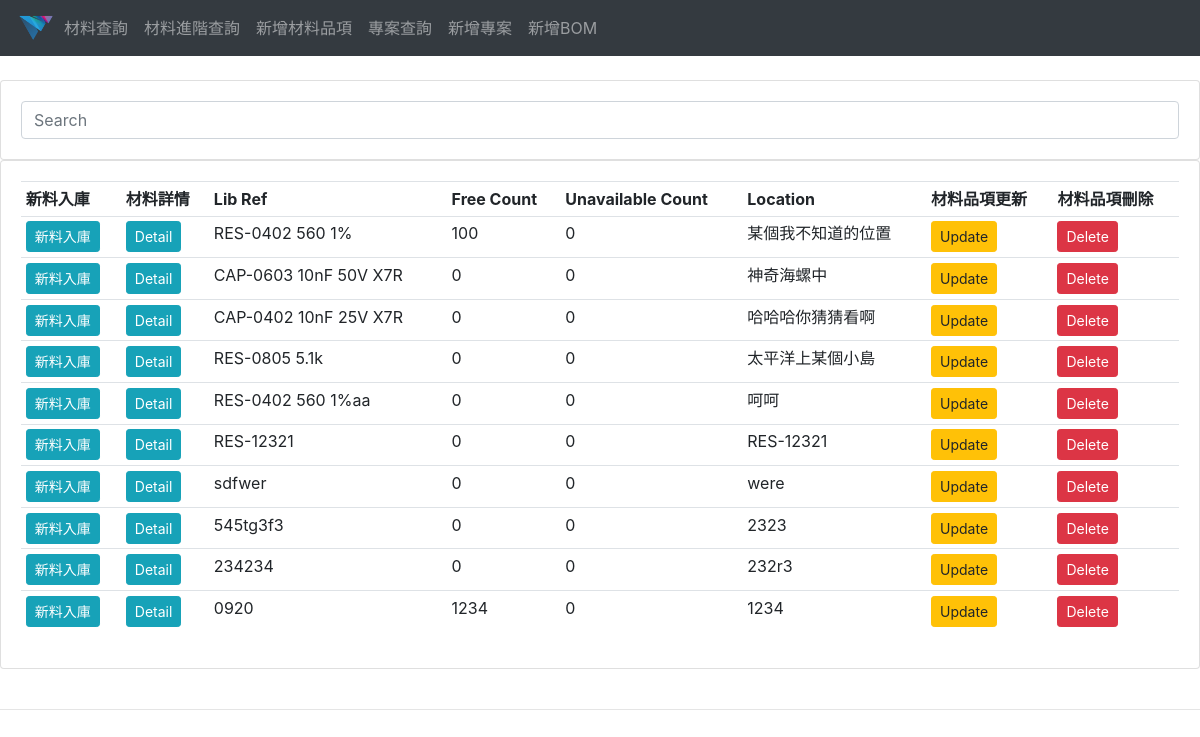
Before: / with the older database file.
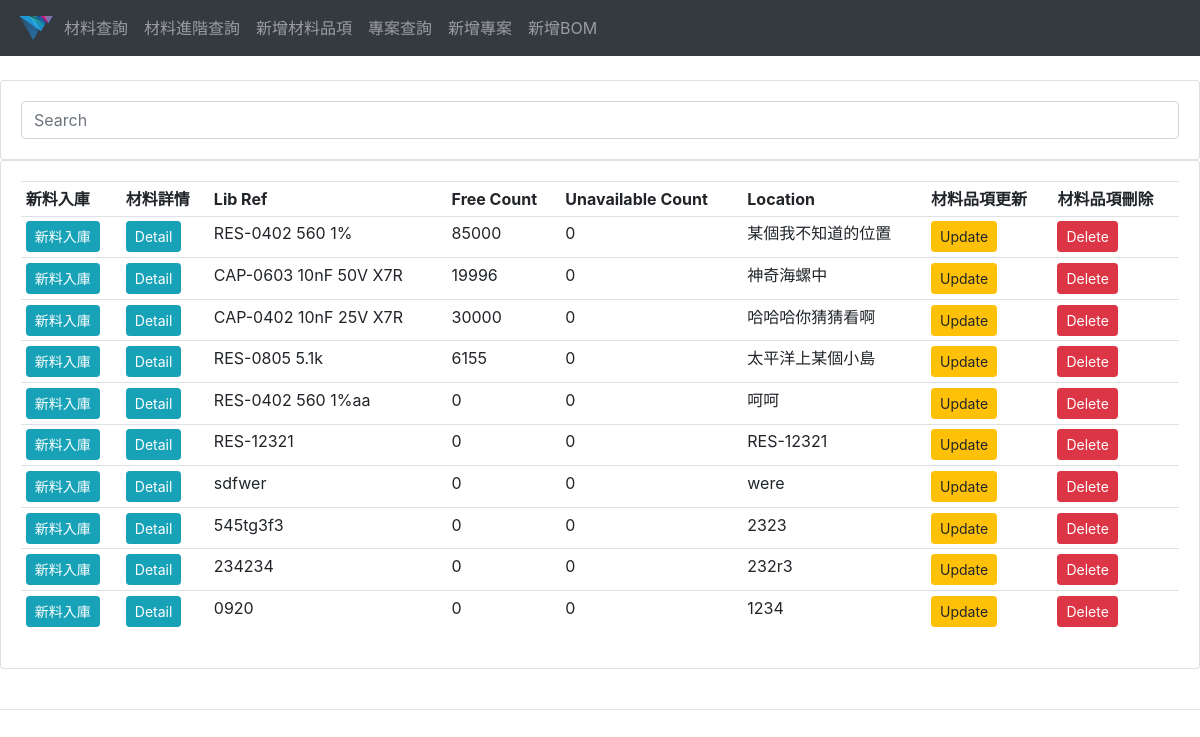
After: the same page with the newer database file.
### material_management_system/models.py (models this page shows, shortened)
class Item(models.Model):
    GROUP_STATUS = (
        ('YES', 'YES'),
        ('NO', 'NO'),
    )
    lib_ref = models.CharField(max_length=200, blank=True)
    ds_number = models.CharField(max_length=200,unique=True)
    part_number = models.CharField(max_length=200, null=True, blank=True)
    location = models.CharField(max_length=200, null=True, blank=True)
    expected_count = models.IntegerField(null=True)
    feature = models.TextField(blank=True, null=True)
    date_created = models.DateTimeField(auto_now_add=True)
    free_count = models.IntegerField(default=0)
    unavailable_count = models.IntegerField(default=0)
    is_group = models.CharField(max_length=5, choices=GROUP_STATUS, default='YES')

### material_management_system/views.py (the view)
# urls.py: path('', views.material_search, name="material_search"),
def material_search(request):
    qs = Item.objects.all()
    itemFilter = ItemFilterTermFreq(request.GET, queryset=qs)
    qs = itemFilter.qs
    n = min(len(qs), 10)
    qs = qs[:n]
    context = {'item_set': qs, 'itemFilter': itemFilter}
    return render(request, 'material_search.html', context)

### templates/material_search.html
{% extends 'main.html' %}
{% block content %}
<br>
<form method="get">
    <div class="card card-body">
        <div class="input-group rounded">
          <input name={{ itemFilter.form.feature.name }} id={{ itemFilter.form.feature.id_for_label }} type="search" class="form-control rounded" placeholder="Search" aria-label="Search" aria-describedby="search-addon" />
        </div>
    </div>
</form>
<div class="card card-body">
        <table class="table table-sm">
            <tr>
                <th>新料入庫</th>
                <th>材料詳情</th>
                <th>Lib Ref</th>
                <th>Free Count</th>
                <th>Unavailable Count</th>
                <th>Location</th>
                <th>材料品項更新</th>
                <th>材料品項刪除</th>
            </tr>
            {% for it in item_set %}
                <tr>
                    <td><a class="btn btn-sm btn-info" href="{% url 'new_material' it.id %}">新料入庫</a></td>
                    <td><a class="btn btn-sm btn-info" href="{% url 'item_detail' it.id %}">Detail</a></td>
                    <td>{{ it.lib_ref }}</td>
                    <td>{{ it.free_count }}</td>
                    <td>{{ it.unavailable_count }}</td>
                    <td>{{ it.location }}</td>
                    <td><a class="btn btn-sm btn-warning" href="{% url 'update_item' it.id %}">Update</a></td>
                    <td><a class="btn btn-sm btn-danger" href="{% url 'delete_item' it.id %}">Delete</a></td>
                </tr>
            {% endfor %}
        </table>
    </div>
<br>
{% endblock %}

Changed rows visible on the page:
changed Item "RES-0402 560 1%": free_count "100" → "85000"
changed Item "CAP-0603 10nF 50V X7R": free_count "0" → "19996"
changed Item "CAP-0402 10nF 25V X7R": free_count "0" → "30000"
changed Item "RES-0805 5.1k": free_count "0" → "6155"
changed Item (number 10 of 10 on the later page): free_count "1234" → "0"
